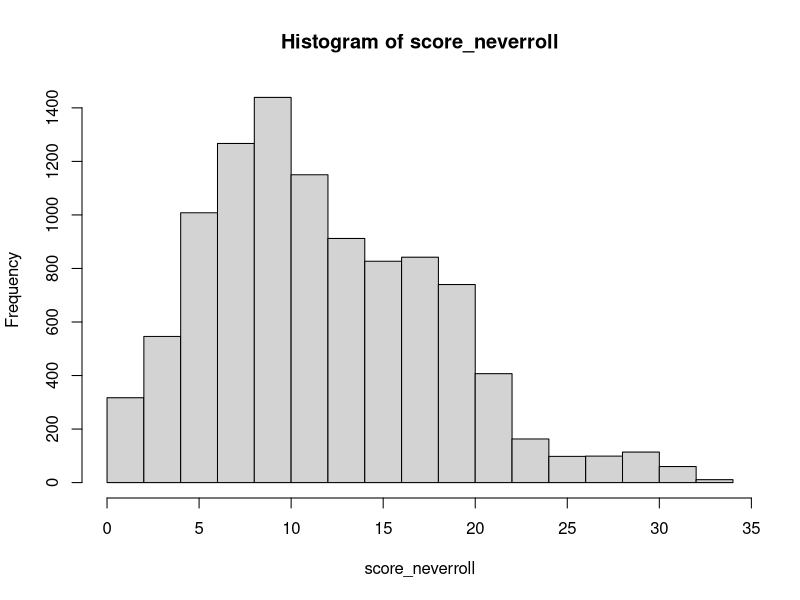
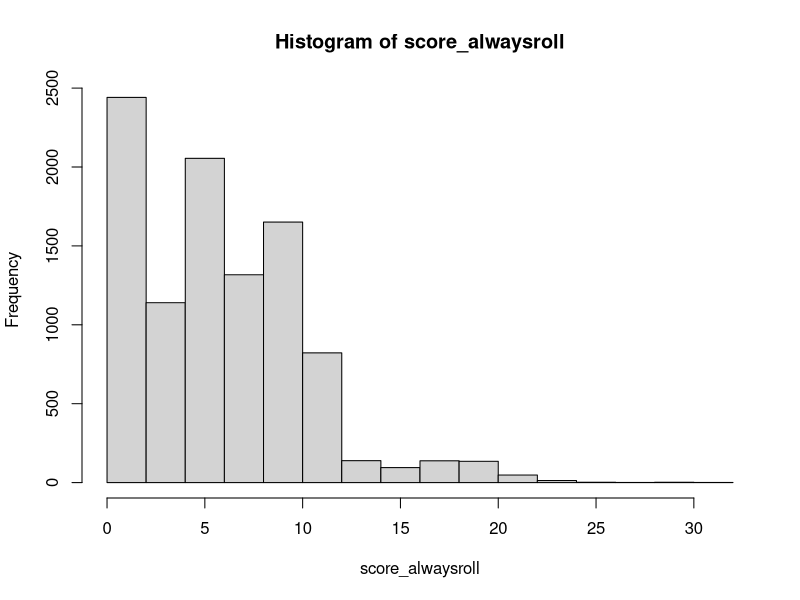

Here is the R script that generated these plots, in order:
## ---- chunk 1
knitr::opts_chunk$set(echo = TRUE)
## ---- chunk 2

#some questions
#what is the optimal strategy? When should you choose to roll again? 
#when is the risk of getting more sevens worth it?
#expected value of sum of n rolls of dice

exp_sum <- function(n){
  n_sum <- (21/6)*n
  return(n_sum)
}

exp_sum(2)
exp_sum(4)
exp_sum(6)

#show the same thing with a simulation

roll_sum <- function(x){
  rolls <- sample(1:6, x, replace = TRUE)
  return(sum(rolls))
}

two_rolls <- replicate(10000, roll_sum(2))
mean(two_rolls)

four_rolls <- replicate(10000, roll_sum(4))
mean(four_rolls)

#what's the distribution of score when you never roll again?

sevens_neverroll <- function(){
#roll six dice
rolls <- sample(1:6, 6, replace=T)

#ways to get seven
onesix <- c(1,6)
twofive <- c(2,5)
threefour <- c(3,4)


#first check for 1 and 6
if(all(onesix %in% rolls)){
  
  rolls <- rolls[-match(onesix, rolls)]
  
}

#then check for 2 and 5
if(all(twofive %in% rolls)){
    
    rolls <- rolls[-match(twofive, rolls)]
}

#then 3 and 4
if(all(threefour %in% rolls)){
    
    rolls <- rolls[-match(threefour, rolls)]
}

#total number of dice you have left
dice_left <- length(rolls)

#score after first roll, and if you never roll again
score <- sum(rolls)

return(score)
}


score_neverroll <- replicate(10000, sevens_neverroll())

hist(score_neverroll)

avg_neverroll <- mean(score_neverroll)
var_neverroll <- var(score_neverroll)


sevens_alwaysroll <- function(){
  #roll six dice
  rolls <- sample(1:6, 6, replace=T)
  
  #ways to get seven
  onesix <- c(1,6)
  twofive <- c(2,5)
  threefour <- c(3,4)
  
  
  #first check for 1 and 6
  if(all(onesix %in% rolls)){
    
    rolls <- rolls[-match(onesix, rolls)]
    
  }
  
  #then check for 2 and 5
  if(all(twofive %in% rolls)){
    
    rolls <- rolls[-match(twofive, rolls)]
  }
  
  #then 3 and 4
  if(all(threefour %in% rolls)){
    
    rolls <- rolls[-match(threefour, rolls)]
  }
  
  #total number of dice you have left
  dice_left <- length(rolls)
  
  roll2 <- sample(1:6, dice_left, replace=T)
  
  #check the second roll
  #first check for 1 and 6
  if(all(onesix %in% roll2)){
    
    roll2 <- roll2[-match(onesix, roll2)]
    
  }
  
  #then check for 2 and 5
  if(all(twofive %in% roll2)){
    
    roll2 <- roll2[-match(twofive, roll2)]
  }
  
  #then 3 and 4
  if(all(threefour %in% roll2)){
    
    roll2 <- roll2[-match(threefour, roll2)]
  }
  
  dice_left_new <- length(roll2)
  
  #take third roll
  roll3 <- sample(1:6, dice_left_new, replace=T)
  
  #finally check the third roll
  #first check for 1 and 6
  if(all(onesix %in% roll3)){
    
    roll3 <- roll3[-match(onesix, roll3)]
    
  }
  
  #then check for 2 and 5
  if(all(twofive %in% roll3)){
    
    roll3 <- roll3[-match(twofive, roll3)]
  }
  
  #then 3 and 4
  if(all(threefour %in% roll3)){
    
    roll3 <- roll3[-match(threefour, roll3)]
  }
  

  score <- sum(roll3)
  return(score)
}

score_alwaysroll <- replicate(10000, sevens_alwaysroll())

hist(score_alwaysroll)
avg_alwaysroll <- mean(score_alwaysroll)
var_alwaysroll <- var(score_alwaysroll)


#try the expected value strategy
#if on the first roll you get no sevens and your score is less than 21, roll again
#if on the first roll you get one seven and your score is less than 14, roll again
#if it is 14 or higher, do not roll again
#if you roll again and get no sevens
#the expected value of six rolling six dice is 21



check_roll_one <- function(rolls){

  try_again <- FALSE
  round_over <- FALSE
  
  onesix <- c(1,6)
  twofive <- c(2,5)
  threefour <- c(3,4)
  
  #check for dice that total to seven

  ones <- sum(rolls == 1)
  sixes <- sum(rolls == 6)

  #if there's the same number of each, remove all of them
  #only need to go through this if there is a one or a six
  if(ones != 0 & sixes != 0){
 if(ones %% sixes == 0){
  rolls <- rolls[which(rolls != 6 & rolls != 1)]
  }else{

  diff <- abs(ones-sixes)
  #number of pairs to remove
  num_pairs <- max(ones, sixes) - diff
  #go through this as many times as there are pairs to remove
    for(i in 1:num_pairs){
    if(all(onesix %in% rolls)){
    rolls <- rolls[-match(onesix, rolls)]
    }
  }
  }
  }


  twos <- sum(rolls == 2)
  fives <- sum(rolls == 5)
  
  #only need to go through this if there is a two or a five
  if(twos != 0 & fives != 0){
    
   if(twos %% fives == 0){
  rolls <- rolls[which(rolls != 2 & rolls != 5)]
  }else{

  diff <- abs(twos-fives)
  #number of pairs to remove
  num_pairs <- max(twos, fives) - diff
  
  #go through this as many times as there are pairs to remove
    for(i in 1:num_pairs){
    if(all(twofive %in% rolls)){
    rolls <- rolls[-match(twofive, rolls)]
      }
    }
  }
  }


  threes <- sum(rolls == 3)
  fours <- sum(rolls == 4)
  #only need to go through this if there is a 3 or a 4
  if(threes != 0 & fours != 0){
  if(threes %% fours == 0){
  rolls <- rolls[which(rolls != 3 & rolls != 4)]
  
  }else{
    diff <- abs(threes-fours)
    num_pairs <- max(threes, fours) - diff
        for(i in 1:num_pairs){
            
            if(all(threefour %in% rolls)){
            rolls <- rolls[-match(threefour, rolls)]
           }
        }
   }
}
  
  
  dice_left <- length(rolls)
  curr_score <- sum(rolls)
  round_score <- curr_score
  
  if(dice_left == 6 & curr_score >= 21){
    try_again <- FALSE
    rolls_allowed <- 1
  }else if (dice_left == 6 & curr_score < 21){
    try_again <- TRUE
    rolls_allowed <- 2
  }else if (dice_left == 4 & curr_score >= 14){
    try_again <- FALSE
    rolls_allowed <- 1
  }else if (dice_left == 4 & curr_score < 14){
    try_again <- TRUE
    round_score <- curr_score
    rolls_allowed <- 2
  }else if (dice_left == 2 & curr_score >= 7 ){
    try_again <- FALSE
    rolls_allowed <- 1
  }else if (dice_left == 2 & curr_score < 7){
    try_again <- TRUE
    rolls_allowed <- 2
  }else{
    try_again <- FALSE
    round_score <- curr_score
    rolls_allowed <- 1
  }
  
  ret_list <- list(rolls, dice_left, try_again, round_score, rolls_allowed)
  return(ret_list)
}


rolls <- sample(1:6, 6, replace=TRUE)

check_roll_one(rolls)


## ---- chunk 3



check_roll_two <- function(num_dice){
  
  rolls <- sample(1:6, num_dice, replace=TRUE)
 
  onesix <- c(1,6)
  twofive <- c(2,5)
  threefour <- c(3,4)
  
  #check for dice that total to seven

  ones <- sum(rolls == 1)
  sixes <- sum(rolls == 6)

  #if there's the same number of each, remove all of them
  #only need to go through this if there is a one or a six
  if(ones != 0 & sixes != 0){
 if(ones %% sixes == 0){
  rolls <- rolls[which(rolls != 6 & rolls != 1)]
  }else{

  diff <- abs(ones-sixes)
  #number of pairs to remove
  num_pairs <- max(ones, sixes) - diff
  #go through this as many times as there are pairs to remove
    for(i in 1:num_pairs){
    if(all(onesix %in% rolls)){
    rolls <- rolls[-match(onesix, rolls)]
    }
  }
  }
  }


  twos <- sum(rolls == 2)
  fives <- sum(rolls == 5)
  
  #only need to go through this if there is a two or a five
  if(twos != 0 & fives != 0){
    
   if(twos %% fives == 0){
  rolls <- rolls[which(rolls != 2 & rolls != 5)]
  }else{

  diff <- abs(twos-fives)
  #number of pairs to remove
  num_pairs <- max(twos, fives) - diff
  
  #go through this as many times as there are pairs to remove
    for(i in 1:num_pairs){
    if(all(twofive %in% rolls)){
    rolls <- rolls[-match(twofive, rolls)]
      }
    }
  }
  }


  threes <- sum(rolls == 3)
  fours <- sum(rolls == 4)
  #only need to go through this if there is a 3 or a 4
  if(threes != 0 & fours != 0){
  if(threes %% fours == 0){
  rolls <- rolls[which(rolls != 3 & rolls != 4)]
  
  }else{
    diff <- abs(threes-fours)
    num_pairs <- max(threes, fours) - diff
        for(i in 1:num_pairs){
            
            if(all(threefour %in% rolls)){
            rolls <- rolls[-match(threefour, rolls)]
           }
        }
   }
}
  
  
  
  dice_left <- length(rolls)
  curr_score <- sum(rolls)
  round_score <- curr_score

if (dice_left == 4 & curr_score >= 14){
    try_again <- FALSE
    rolls_allowed <- 2
  }else if (dice_left == 4 & curr_score < 14){
    try_again <- TRUE
    round_score <- curr_score
    rolls_allowed <- 3
  }else if (dice_left == 2 & curr_score >= 7 ){
    try_again <- FALSE
    rolls_allowed <- 2
  }else if (dice_left == 2 & curr_score < 7){
    try_again <- TRUE
    rolls_allowed <- 3
  }else{
    try_again <- FALSE
    round_score <- curr_score
    rolls_allowed <- 2
  }
  
  ret_list <- list(rolls, dice_left, try_again, round_score, rolls_allowed)
  return(ret_list)
  
}

check_roll_three <- function(num_dice){
  
  rolls <- sample(1:6, num_dice, replace = TRUE)
  rolls_allowed <- 3
 
onesix <- c(1,6)
  twofive <- c(2,5)
  threefour <- c(3,4)
  
  #check for dice that total to seven

  ones <- sum(rolls == 1)
  sixes <- sum(rolls == 6)

  #if there's the same number of each, remove all of them
  #only need to go through this if there is a one or a six
  if(ones != 0 & sixes != 0){
 if(ones %% sixes == 0){
  rolls <- rolls[which(rolls != 6 & rolls != 1)]
  }else{

  diff <- abs(ones-sixes)
  #number of pairs to remove
  num_pairs <- max(ones, sixes) - diff
  #go through this as many times as there are pairs to remove
    for(i in 1:num_pairs){
    if(all(onesix %in% rolls)){
    rolls <- rolls[-match(onesix, rolls)]
    }
  }
  }
  }


  twos <- sum(rolls == 2)
  fives <- sum(rolls == 5)
  
  #only need to go through this if there is a two or a five
  if(twos != 0 & fives != 0){
    
   if(twos %% fives == 0){
  rolls <- rolls[which(rolls != 2 & rolls != 5)]
  }else{

  diff <- abs(twos-fives)
  #number of pairs to remove
  num_pairs <- max(twos, fives) - diff
  
  #go through this as many times as there are pairs to remove
    for(i in 1:num_pairs){
    if(all(twofive %in% rolls)){
    rolls <- rolls[-match(twofive, rolls)]
      }
    }
  }
  }


  threes <- sum(rolls == 3)
  fours <- sum(rolls == 4)
  #only need to go through this if there is a 3 or a 4
  if(threes != 0 & fours != 0){
  if(threes %% fours == 0){
  rolls <- rolls[which(rolls != 3 & rolls != 4)]
  
  }else{
    diff <- abs(threes-fours)
    num_pairs <- max(threes, fours) - diff
        for(i in 1:num_pairs){
            
            if(all(threefour %in% rolls)){
            rolls <- rolls[-match(threefour, rolls)]
           }
        }
   }
}
  




  dice_left <- length(rolls)
  curr_score <- sum(rolls)
  round_score <- curr_score

  
  ret_list <- list(rolls, curr_score, rolls_allowed)
  return(ret_list)
  
}


#function to simulate this whole thing
#start with one roll

exp_value <- function(){
  
dice <- sample(1:6, 6, replace=T)
print(dice)

first_roll <- check_roll_one(dice)
names(first_roll) <- c("roll", "dice_left","try_again", "score", "rolls_allowed")

#if you decide to roll a second time
if(first_roll$try_again == TRUE){
  print("rolling again")
  second_roll <- check_roll_two(first_roll$dice_left)
  names(second_roll) <- c("roll", "dice_left","try_again", "score", "rolls_allowed")
  
  #if you decide to roll a third time
  if(second_roll$try_again == TRUE){
    print("rolling thrice")
    third_roll <- check_roll_three(second_roll$dice_left)
    names(third_roll) <- c("roll", "current_score", "rolls_allowed")
    out <- list(third_roll$roll, third_roll$current_score, third_roll$rolls_allowed)
    return(out)
  }else{
    print("rolled twice")
    out <- list(second_roll$roll, second_roll$score, second_roll$rolls_allowed)
    return(out)
  }
  
}else{
  print("only one roll")
  out <- list(first_roll$roll, first_roll$score, first_roll$rolls_allowed)
  return(out)
}

}

#need opponent rolls
exp_value()
  
  
